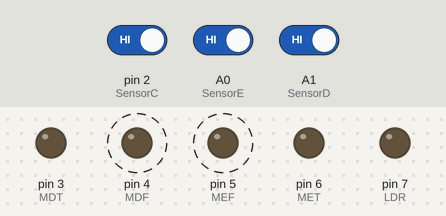
Bench run of a sketch on a simulated Arduino Uno, built with avr-gcc and run on an emulated ATmega328P. On the bench: output pins drawn as LEDs (lit = HIGH). Dashed ring = blinking. The test bench sets the inputs (shaded band); at power-on: pin 2 (SensorC) HIGH, A0 (SensorE) HIGH, A1 (SensorD) HIGH. What the sketch prints to the serial monitor is not drawn.

Above: at 0.15 s.
Timing chart, 0 to 3.0 s (numbered marks = the images above):
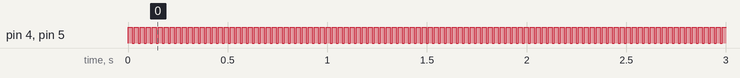

The sketch:

APSARDUINOSensores.ino
```cpp
#include <Wire.h>               //Esta biblioteca permite que você se comunique com dispositivos I2C/TWI. Nas placas Arduino com o layout R3 (pinagem 1.0), o SDA (linha de dados) e SCL (linha de clock) estão nos cabeçalhos dos pinos próximos ao pino AREF. O Arduino Due possui duas interfaces I2C/TWI SDA1 e SCL1 próximas ao pino AREF e uma adicional nos pinos 20 e 21.
#include "Adafruit_TCS34725.h"  //biblioteca do sensor RGB TCS34725

int SensorD = A1;  // sensor de linha da direita
int SensorC = 2;   // sensor de linha do meio
int SensorE = A0;  // sensor de linha da esquerda
int MET = 6;       // motor da esquerda para trás
int MEF = 5;       // motor da esquerda para frente
int MDF = 4;       // motor da direita para frente
int MDT = 3;       // motor da direita para trás
int POTMAX = 255;  // potencia maxima dos motores
int POTI = 160;    //Potencia intermediaria
int POTV = 80;     // Potencia virar
/*RGB*/
//int ArrayCores[256]={9, 3, 2, 4, 3, 2, 7, 8, 9, 11}; Exemplo para teste
int LDR = 7;                                                                                   //Led vermelho
Adafruit_TCS34725 SRGB = Adafruit_TCS34725(TCS34725_INTEGRATIONTIME_600MS, TCS34725_GAIN_1X);  // Sensor RGB


void setup() {


  //Motores
  pinMode(MEF, OUTPUT);
  pinMode(MET, OUTPUT);
  pinMode(MDF, OUTPUT);
  pinMode(MDT, OUTPUT);

  //Sensores infravermelhos
  Serial.begin(9600);

  pinMode(SensorD, INPUT);
  pinMode(SensorC, INPUT);
  pinMode(SensorE, INPUT);

  //Sensor RGB/LED
  Serial.begin(9600);  //Iniciamos o monitor serial na taxa de transmissão de 9600
  pinMode(LDR, OUTPUT);
  if (SRGB.begin()) {
    Serial.println("Found sensor");
  } else {
    Serial.println("No TCS34725 found ... check your connections");
    while (1);
  }
}

void parar() {
  analogWrite(MDF, 0);
  analogWrite(MEF, 0);
  analogWrite(MDT, 0);
  analogWrite(MET, 0);
  delay(900000000);
}

void pararS() {
  analogWrite(MDF, 0);
  analogWrite(MEF, 0);
  analogWrite(MDT, 0);
  analogWrite(MET, 0);
}

void andar() {
  if (digitalRead(SensorE) == LOW && digitalRead(SensorD) == LOW && digitalRead(SensorC) == LOW) {  // detectou a linha branca nos 3 sensores
    analogWrite(MDF, 0);
    analogWrite(MEF, 0);
    analogWrite(MDT, 0);
    analogWrite(MET, 0);
  } else if (digitalRead(SensorE) == LOW && digitalRead(SensorD) == HIGH && digitalRead(SensorC) == HIGH) {  // detectou a linha branca na esquerda
    analogWrite(MDF, POTMAX);
    analogWrite(MEF, 0);
    analogWrite(MDT, 0);
    analogWrite(MET, 0);
  } else if (digitalRead(SensorE) == HIGH && digitalRead(SensorD) == LOW && digitalRead(SensorC) == HIGH) {  // detectou a linha branca na direita
    analogWrite(MDF, 0);
    analogWrite(MEF, POTMAX);
    analogWrite(MDT, 0);
    analogWrite(MET, 0);
  } else if (digitalRead(SensorE) == HIGH && digitalRead(SensorD) == HIGH && digitalRead(SensorC) == LOW) {  // detectou a linha branca no meio
    analogWrite(MDF, POTMAX);
    analogWrite(MEF, POTMAX);
    analogWrite(MDT, 0);
    analogWrite(MET, 0);
  } else {  //
    int cont = 0;
    analogWrite(MDF, POTMAX);
    analogWrite(MEF, POTMAX);
    analogWrite(MDT, 0);
    analogWrite(MET, 0);
  }
}


void loop() {

  andar();

  /*
  //Logica do carrinho com sensor RGB
  //RGB2Code//
  uint16_t r, g, b, c, TemperaturaCor, LUX;
  SRGB.getRawData(&r, &g, &b, &c);  //Pega os valores "crus" do sensor referentes ao Vermelho(r), Verde(g), Azul(b) e da Claridade(c).


  TemperaturaCor = SRGB.calculateColorTemperature(r, g, b);  //Cálculo dos niveis de cores

  LUX = SRGB.calculateLux(r, g, b);  //Nivel de intensidade luminosa

  if (g > b && g > r) {
    //parar os motores
    Serial.print("Verde");
    andar();
  } else if (r > b && r > g) {  //Se intensidade de vermelho for maior que azul e se intensidade de vermelho for maior que verde.
    Serial.print("vermelho");
    parar();
  } else if (r == g && r > b && g > b || r == 255 && g == 255 & b == 0) {
    analogWrite(r, 255);
    analogWrite(g, 0);
    analogWrite(b, 0);
  } else {
    parar();
  }
  */
  /*
  //Teste cor
  uint16_t r, g, b, c;
  SRGB.getRawData(&r, &g, &b, &c);
  Serial.print("Red: "); Serial.print(r, DEC); Serial.print(" ");
  Serial.print("Green: "); Serial.print(g, DEC); Serial.print(" ");
  Serial.print("Blue: "); Serial.print(b, DEC); Serial.print(" ");
  Serial.print("Color: "); Serial.print(c, DEC); Serial.print(" ");
  Serial.println(" ");
  analogWrite (LDR, c);
  delay(100);

  */


  delay(20);
  analogWrite(MDF, 0);
  analogWrite(MEF, 0);
  analogWrite(MDT, 0);
  analogWrite(MET, 0);
  delay(10);
}
```

Measured:
- by itself, pin 4 (MDF), pin 5 (MEF): alternates HIGH for 0.02 s and LOW for 0.01 s
